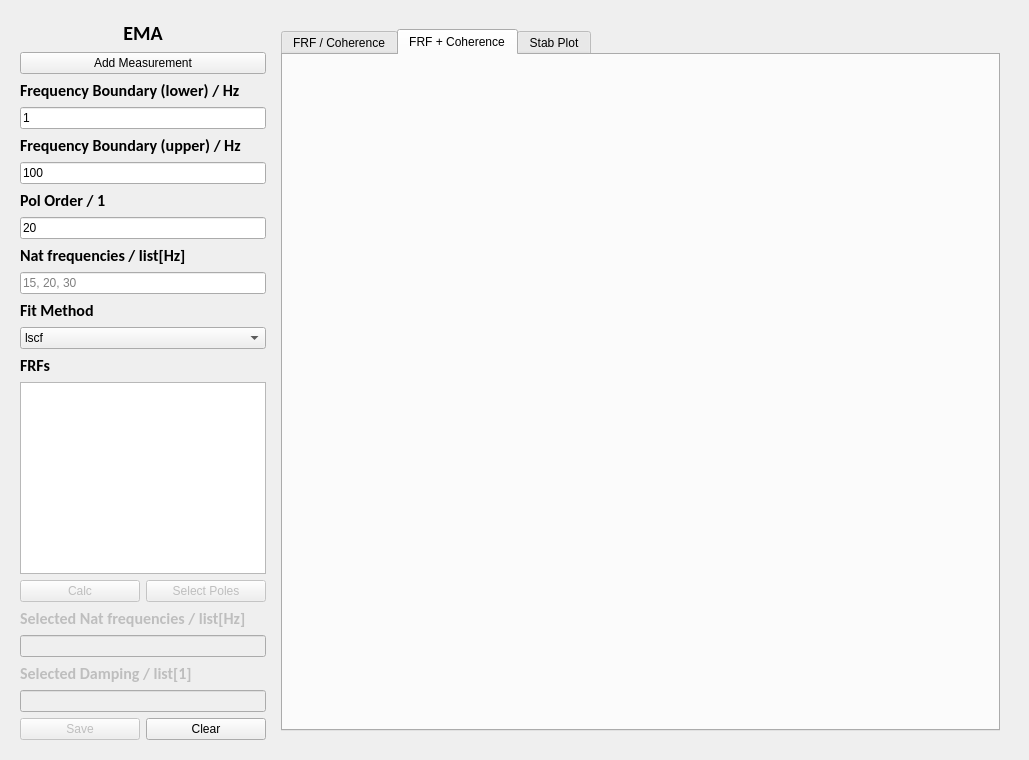
      <widget class="QWidget" name="ema_tab">
       <property name="sizePolicy">
        <sizepolicy hsizetype="Expanding" vsizetype="Expanding">
         <horstretch>0</horstretch>
         <verstretch>0</verstretch>
        </sizepolicy>
       </property>
       <attribute name="title">
        <string>EMA</string>
       </attribute>
       <layout class="QGridLayout" name="gridLayout_3" columnminimumwidth="0">
        <item row="0" column="0">
         <widget class="EmaMainWidget" name="ema_widget_main" native="true">
          <property name="sizePolicy">
           <sizepolicy hsizetype="Expanding" vsizetype="Expanding">
            <horstretch>0</horstretch>
            <verstretch>0</verstretch>
           </sizepolicy>
          </property>
          <layout class="QHBoxLayout" name="horizontalLayout_5" stretch="1,3">
           <item>
            <layout class="QVBoxLayout" name="ema_layout_setup">
             <property name="sizeConstraint">
              <enum>QLayout::SizeConstraint::SetNoConstraint</enum>
             </property>
             <item>
              <widget class="QLabel" name="ema_label_main">
               <property name="sizePolicy">
                <sizepolicy hsizetype="Expanding" vsizetype="Fixed">
                 <horstretch>0</horstretch>
                 <verstretch>0</verstretch>
                </sizepolicy>
               </property>
               <property name="font">
                <font>
                 <family>Calibri</family>
                 <pointsize>15</pointsize>
                 <bold>true</bold>
                </font>
               </property>
               <property name="layoutDirection">
                <enum>Qt::LayoutDirection::RightToLeft</enum>
               </property>
               <property name="text">
                <string>EMA</string>
               </property>
               <property name="alignment">
                <set>Qt::AlignmentFlag::AlignCenter</set>
               </property>
              </widget>
             </item>
             <item>
              <widget class="QPushButton" name="ema_button_load">
               <property name="text">
                <string>Add Measurement</string>
               </property>
              </widget>
             </item>
             <item>
              <layout class="QHBoxLayout" name="horizontalLayout"/>
             </item>
             <item>
              <widget class="QLabel" name="ema_label_freq_boundary_lower">
               <property name="enabled">
                <bool>true</bool>
               </property>
               <property name="sizePolicy">
                <sizepolicy hsizetype="Expanding" vsizetype="Fixed">
                 <horstretch>0</horstretch>
                 <verstretch>0</verstretch>
                </sizepolicy>
               </property>
               <property name="font">
                <font>
                 <family>Calibri</family>
                 <pointsize>12</pointsize>
                 <bold>true</bold>
                </font>
               </property>
               <property name="layoutDirection">
                <enum>Qt::LayoutDirection::LeftToRight</enum>
               </property>
               <property name="text">
                <string>Frequency Boundary (lower) / Hz</string>
               </property>
               <property name="alignment">
                <set>Qt::AlignmentFlag::AlignBottom|Qt::AlignmentFlag::AlignLeading|Qt::AlignmentFlag::AlignLeft</set>
               </property>
              </widget>
             </item>
             <item>
              <widget class="QLineEdit" name="ema_line_edit_freq_boundary_lower">
               <property name="inputMask">
                <string/>
               </property>
               <property name="text">
                <string>1</string>
               </property>
              </widget>
             </item>
             <item>
              <widget class="QLabel" name="ema_label_freq_boundary_upper">
               <property name="enabled">
                <bool>true</bool>
               </property>
               <property name="sizePolicy">
                <sizepolicy hsizetype="Expanding" vsizetype="Fixed">
                 <horstretch>0</horstretch>
                 <verstretch>0</verstretch>
                </sizepolicy>
               </property>
               <property name="font">
                <font>
                 <family>Calibri</family>
                 <pointsize>12</pointsize>
                 <bold>true</bold>
                </font>
               </property>
               <property name="layoutDirection">
                <enum>Qt::LayoutDirection::LeftToRight</enum>
               </property>
               <property name="text">
                <string>Frequency Boundary (upper) / Hz</string>
               </property>
               <property name="alignment">
                <set>Qt::AlignmentFlag::AlignBottom|Qt::AlignmentFlag::AlignLeading|Qt::AlignmentFlag::AlignLeft</set>
               </property>
              </widget>
             </item>
             <item>
              <widget class="QLineEdit" name="ema_line_edit_freq_boundary_upper">
               <property name="text">
                <string>100</string>
               </property>
              </widget>
             </item>
             <item>
              <widget class="QLabel" name="ema_label_pol_order">
               <property name="enabled">
                <bool>true</bool>
               </property>
               <property name="sizePolicy">
                <sizepolicy hsizetype="Expanding" vsizetype="Fixed">
                 <horstretch>0</horstretch>
                 <verstretch>0</verstretch>
                </sizepolicy>
               </property>
               <property name="font">
                <font>
                 <family>Calibri</family>
                 <pointsize>12</pointsize>
                 <bold>true</bold>
                </font>
               </property>
               <property name="layoutDirection">
                <enum>Qt::LayoutDirection::LeftToRight</enum>
               </property>
               <property name="text">
                <string>Pol Order / 1</string>
               </property>
               <property name="alignment">
                <set>Qt::AlignmentFlag::AlignBottom|Qt::AlignmentFlag::AlignLeading|Qt::AlignmentFlag::AlignLeft</set>
               </property>
              </widget>
             </item>
             <item>
              <widget class="QLineEdit" name="ema_line_edit_pol_order">
               <property name="text">
                <string>20</string>
               </property>
              </widget>
             </item>
             <item>
              <widget class="QLabel" name="ema_label_nat_freq">
               <property name="enabled">
                <bool>true</bool>
               </property>
               <property name="sizePolicy">
                <sizepolicy hsizetype="Expanding" vsizetype="Fixed">
                 <horstretch>0</horstretch>
                 <verstretch>0</verstretch>
                </sizepolicy>
               </property>
               <property name="font">
                <font>
                 <family>Calibri</family>
                 <pointsize>12</pointsize>
                 <bold>true</bold>
                </font>
               </property>
               <property name="layoutDirection">
                <enum>Qt::LayoutDirection::LeftToRight</enum>
               </property>
               <property name="text">
                <string>Nat frequencies / list[Hz]</string>
               </property>
               <property name="alignment">
                <set>Qt::AlignmentFlag::AlignBottom|Qt::AlignmentFlag::AlignLeading|Qt::AlignmentFlag::AlignLeft</set>
               </property>
              </widget>
             </item>
             <item>
              <widget class="QLineEdit" name="ema_line_edit_nat_freq">
               <property name="enabled">
                <bool>true</bool>
               </property>
               <property name="text">
                <string/>
               </property>
               <property name="placeholderText">
                <string>15, 20, 30</string>
               </property>
              </widget>
             </item>
             <item>
              <widget class="QLabel" name="ema_label_solver">
               <property name="enabled">
                <bool>true</bool>
               </property>
               <property name="sizePolicy">
                <sizepolicy hsizetype="Expanding" vsizetype="Fixed">
                 <horstretch>0</horstretch>
                 <verstretch>0</verstretch>
                </sizepolicy>
               </property>
               <property name="font">
                <font>
                 <family>Calibri</family>
                 <pointsize>12</pointsize>
                 <bold>true</bold>
                </font>
               </property>
               <property name="layoutDirection">
                <enum>Qt::LayoutDirection::LeftToRight</enum>
               </property>
               <property name="text">
                <string>Fit Method</string>
               </property>
               <property name="alignment">
                <set>Qt::AlignmentFlag::AlignBottom|Qt::AlignmentFlag::AlignLeading|Qt::AlignmentFlag::AlignLeft</set>
               </property>
              </widget>
             </item>
             <item>
              <widget class="QComboBox" name="ema_combo_box_pole_calc">
               <item>
                <property name="text">
                 <string>lscf</string>
                </property>
               </item>
               <item>
                <property name="text">
                 <string>lsce</string>
                </property>
               </item>
               <item>
                <property name="text">
                 <string>rfp</string>
                </property>
               </item>
               <item>
                <property name="text">
                 <string>rfp segment</string>
                </property>
               </item>
              </widget>
             </item>
             <item>
              <widget class="QLabel" name="ema_label_frf">
               <property name="enabled">
                <bool>true</bool>
               </property>
               <property name="sizePolicy">
                <sizepolicy hsizetype="Expanding" vsizetype="Fixed">
                 <horstretch>0</horstretch>
                 <verstretch>0</verstretch>
                </sizepolicy>
               </property>
               <property name="font">
                <font>
                 <family>Calibri</family>
                 <pointsize>12</pointsize>
                 <bold>true</bold>
                </font>
               </property>
               <property name="layoutDirection">
                <enum>Qt::LayoutDirection::LeftToRight</enum>
               </property>
               <property name="text">
                <string>FRFs</string>
               </property>
               <property name="alignment">
                <set>Qt::AlignmentFlag::AlignBottom|Qt::AlignmentFlag::AlignLeading|Qt::AlignmentFlag::AlignLeft</set>
               </property>
              </widget>
             </item>
             <item>
              <widget class="QListView" name="ema_list_frfs">
               <property name="enabled">
                <bool>true</bool>
               </property>
               <property name="selectionMode">
                <enum>QAbstractItemView::SelectionMode::SingleSelection</enum>
               </property>
              </widget>
             </item>
             <item>
              <layout class="QHBoxLayout" name="horizontalLayout_2">
               <item>
                <widget class="QPushButton" name="ema_button_calc">
                 <property name="enabled">
                  <bool>false</bool>
                 </property>
                 <property name="text">
                  <string>Calc</string>
                 </property>
                </widget>
               </item>
               <item>
                <widget class="QPushButton" name="ema_button_select_poles">
                 <property name="enabled">
                  <bool>false</bool>
                 </property>
                 <property name="text">
                  <string>Select Poles</string>
                 </property>
                </widget>
               </item>
              </layout>
             </item>
             <item>
              <widget class="QLabel" name="ema_label_nat_freq_sel">
               <property name="enabled">
                <bool>false</bool>
               </property>
               <property name="sizePolicy">
                <sizepolicy hsizetype="Expanding" vsizetype="Fixed">
                 <horstretch>0</horstretch>
                 <verstretch>0</verstretch>
                </sizepolicy>
               </property>
               <property name="font">
                <font>
                 <family>Calibri</family>
                 <pointsize>12</pointsize>
                 <bold>true</bold>
                </font>
               </property>
               <property name="layoutDirection">
                <enum>Qt::LayoutDirection::LeftToRight</enum>
               </property>
               <property name="text">
                <string>Selected Nat frequencies / list[Hz]</string>
               </property>
               <property name="alignment">
                <set>Qt::AlignmentFlag::AlignBottom|Qt::AlignmentFlag::AlignLeading|Qt::AlignmentFlag::AlignLeft</set>
               </property>
              </widget>
             </item>
             <item>
              <widget class="QLineEdit" name="ema_line_edit_nat_freq_sel">
               <property name="enabled">
                <bool>false</bool>
               </property>
               <property name="text">
                <string/>
               </property>
               <property name="placeholderText">
                <string/>
               </property>
              </widget>
             </item>
             <item>
              <widget class="QLabel" name="ema_label_damping_coeff_sel">
               <property name="enabled">
                <bool>false</bool>
               </property>
               <property name="sizePolicy">
                <sizepolicy hsizetype="Expanding" vsizetype="Fixed">
                 <horstretch>0</horstretch>
                 <verstretch>0</verstretch>
                </sizepolicy>
               </property>
               <property name="font">
                <font>
                 <family>Calibri</family>
                 <pointsize>12</pointsize>
                 <bold>true</bold>
                </font>
               </property>
               <property name="layoutDirection">
                <enum>Qt::LayoutDirection::LeftToRight</enum>
               </property>
               <property name="text">
                <string>Selected Damping / list[1]</string>
               </property>
               <property name="alignment">
                <set>Qt::AlignmentFlag::AlignBottom|Qt::AlignmentFlag::AlignLeading|Qt::AlignmentFlag::AlignLeft</set>
               </property>
              </widget>
             </item>
             <item>
              <widget class="QLineEdit" name="ema_line_edit_damping_coeff_sel">
               <property name="enabled">
                <bool>false</bool>
               </property>
               <property name="text">
                <string/>
               </property>
               <property name="placeholderText">
                <string/>
               </property>
              </widget>
             </item>
             <item>
              <layout class="QHBoxLayout" name="horizontalLayout_3">
               <item>
                <widget class="QPushButton" name="ema_button_save">
                 <property name="enabled">
                  <bool>false</bool>
                 </property>
                 <property name="text">
                  <string>Save</string>
                 </property>
                </widget>
               </item>
               <item>
                <widget class="QPushButton" name="ema_button_clear">
                 <property name="enabled">
                  <bool>true</bool>
                 </property>
                 <property name="text">
                  <string>Clear</string>
                 </property>
                </widget>
               </item>
              </layout>
             </item>
            </layout>
           </item>
           <item>
            <widget class="EmaPlotWidget" name="ema_widget_plot" native="true">
             <property name="sizePolicy">
              <sizepolicy hsizetype="Expanding" vsizetype="Expanding">
               <horstretch>0</horstretch>
               <verstretch>0</verstretch>
              </sizepolicy>
             </property>
             <layout class="QVBoxLayout" name="verticalLayout_5">
              <item>
               <widget class="QTabWidget" name="ema_tab_widget">
                <property name="currentIndex">
                 <number>1</number>
                </property>
                <property name="documentMode">
                 <bool>false</bool>
                </property>
                <widget class="QWidget" name="ema_tab_frf_coh">
                 <attribute name="title">
                  <string>FRF / Coherence</string>
                 </attribute>
                 <layout class="QGridLayout" name="gridLayout_7">
                  <item row="0" column="0">
                   <widget class="GraphicsLayoutWidget" name="ema_plot_frf_phase_coh" native="true">
                    <property name="sizePolicy">
                     <sizepolicy hsizetype="Expanding" vsizetype="Expanding">
                      <horstretch>0</horstretch>
                      <verstretch>0</verstretch>
                     </sizepolicy>
                    </property>
                    <property name="minimumSize">
                     <size>
                      <width>687</width>
                      <height>250</height>
                     </size>
                    </property>
                    <property name="baseSize">
                     <size>
                      <width>500</width>
                      <height>250</height>
                     </size>
                    </property>
                   </widget>
                  </item>
                 </layout>
                </widget>
                <widget class="QWidget" name="ema_tab_frf_coh_comb">
                 <attribute name="title">
                  <string>FRF + Coherence</string>
                 </attribute>
                 <layout class="QGridLayout" name="gridLayout_8">
                  <item row="0" column="0">
                   <widget class="GraphicsLayoutWidget" name="ema_plot_frf_plus_coh" native="true">
                    <property name="sizePolicy">
                     <sizepolicy hsizetype="Expanding" vsizetype="Expanding">
                      <horstretch>0</horstretch>
                      <verstretch>0</verstretch>
                     </sizepolicy>
                    </property>
                    <property name="minimumSize">
                     <size>
                      <width>687</width>
                      <height>250</height>
                     </size>
                    </property>
                    <property name="baseSize">
                     <size>
                      <width>500</width>
                      <height>250</height>
                     </size>
                    </property>
                   </widget>
                  </item>
                 </layout>
                </widget>
                <widget class="QWidget" name="tab">
                 <attribute name="title">
                  <string>Stab Plot</string>
                 </attribute>
                </widget>
               </widget>
              </item>
             </layout>
            </widget>
           </item>
          </layout>
         </widget>
        </item>
       </layout>
      </widget>
